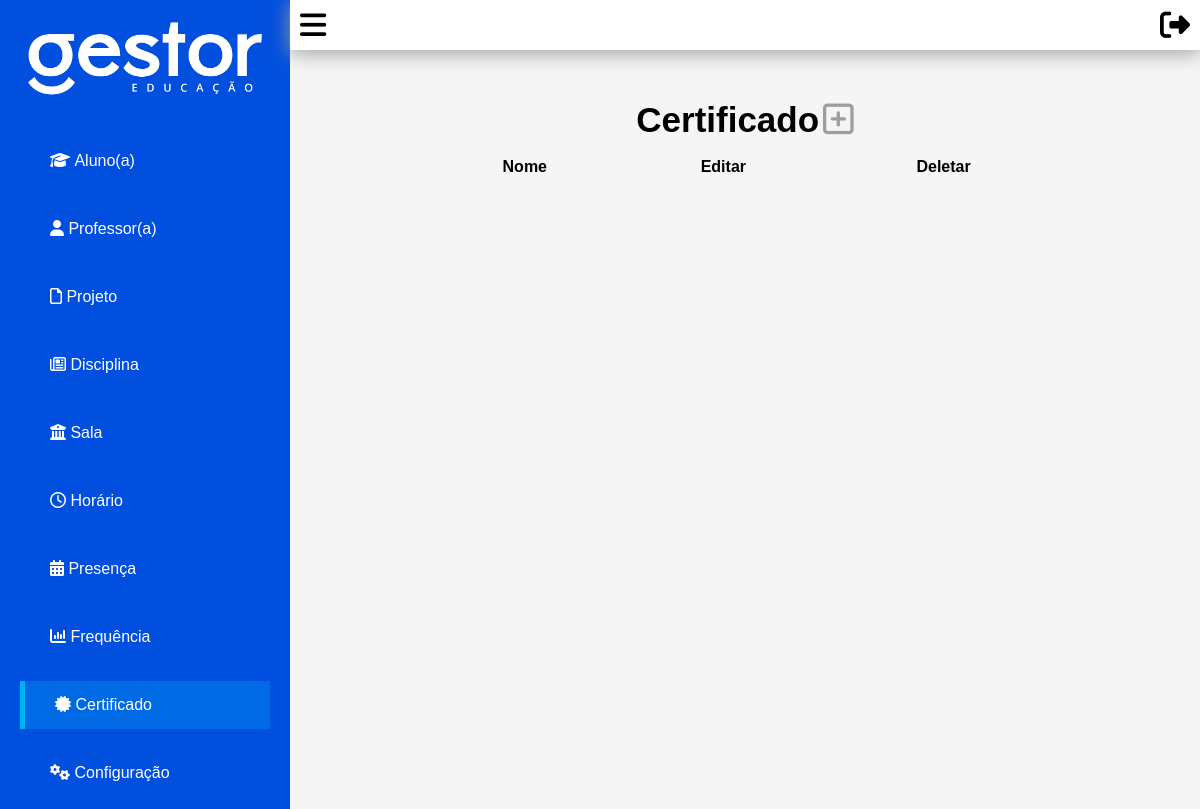
The app's page /certificado, older data.
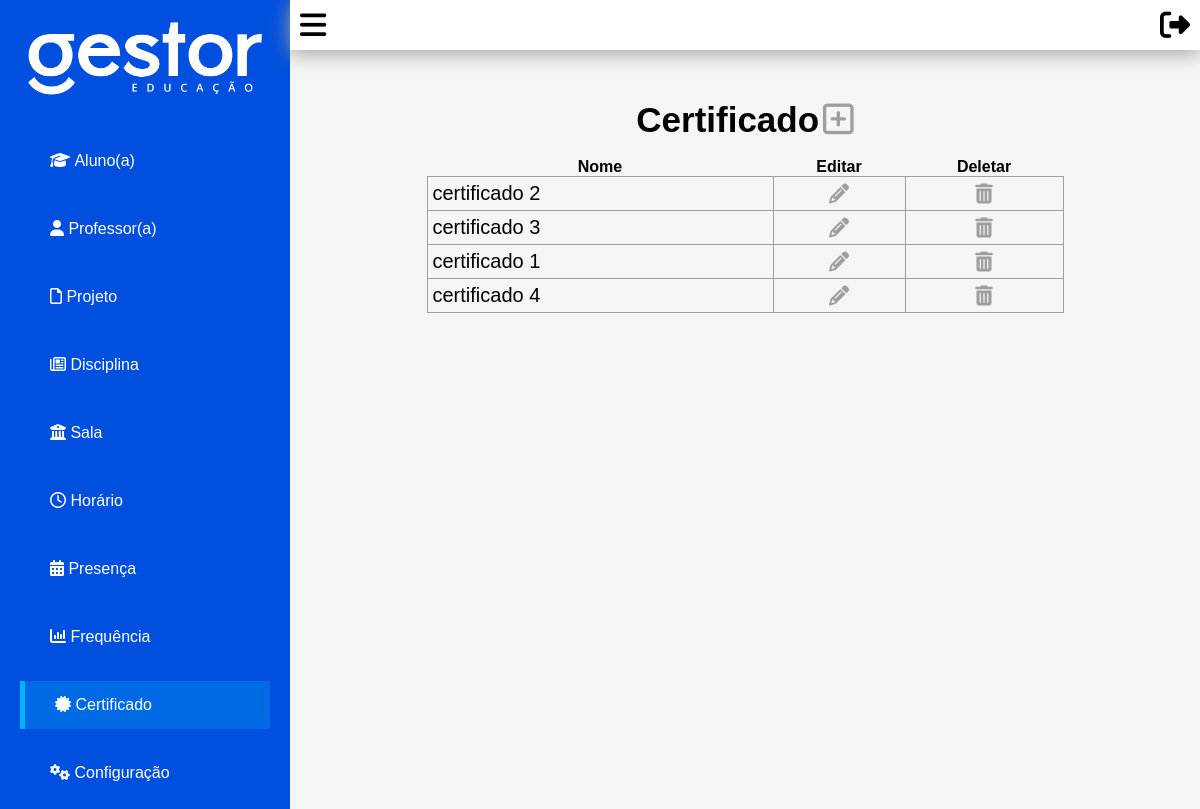
The same page, newer data.
### tables this page shows
CREATE TABLE `certificado` (
  `id` int NOT NULL,
  `nome` varchar(255) NOT NULL,
  `conteudo` text NOT NULL,
  `tamanho_letra` int NOT NULL
);

### core/autoload.php (called while the page is built, shortened)
<?php
spl_autoload_register(function ($className) {
    $projectRoot = dirname(__DIR__);
    $baseDirs = [
        $projectRoot . '/core/router/',
        $projectRoot . '/core/controller/',
        $projectRoot . '/core/database/',
        $projectRoot . '/src/controller/',
        $projectRoot . '/src/model/',
    ];
    foreach ($baseDirs as $baseDir) {
        $file = $baseDir . $className . '.php';
        if (file_exists($file)) {
            return;
        }
    }
    throw new Exception("Classe '{$className}' não encontrada no autoload.");
});

### core/database/Connection.php (called while the page is built, shortened)
<?php
class Connection
{
    private $bd;
    public function __construct()
    {
        $this->username = $_ENV['DATABASE_USERNAME'];
        $this->password = $_ENV['DATABASE_PASSWORD'];
        $this->host     = $_ENV['DATABASE_HOST'];
        $this->port     = $_ENV['DATABASE_PORT'];
        $this->dataBase = $_ENV['DATABASE_NAME'];
        try {
            $this->bd = new PDO('mysql:host=' . $this->host . ';port=' . $this->port . ';dbname=' . $this->dataBase, $this->username, $this->password);
            $this->bd->setAttribute(PDO::ATTR_ERRMODE, PDO::ERRMODE_EXCEPTION);
        } catch (PDOException $err) {
            die('Database connection failed: ' . $err->getMessage());
        }
    }
    public function getConnection(): PDO
    {
        return $this->bd;
    }
}

### core/database/Model.php (called while the page is built, shortened)
<?php
class Model
{
    protected $connection;
    protected $table;
    public function __construct()
    {
        $Connection = new Connection;
        $this->connection = $Connection->getConnection();
    }
    function read($conditions = [])
    {
        $query = "SELECT * FROM {$this->table}";
        $sql = $this->connection->prepare($query);
        $sql->execute($conditions);
        return $sql->fetchAll(PDO::FETCH_ASSOC);
    }
}

### src/controller/CertificadoController.php (called while the page is built, shortened)
<?php
    class CertificadoController extends Controller{
        function buscarTodos(){
            $Certificado = new Certificado();
            $Certificados = $Certificado->read();
            return json_encode([
                "access" => true,
                "certificados" => $Certificados
            ]);
        }
    }
?>

### public/view/certificado/index.php (the view, shortened to what this page needs)
<head>
    <link href="/public/view/certificado/styles.css" rel="stylesheet">
</head>
<?php include_once($_SERVER['DOCUMENT_ROOT'].'/public/head.php')?>
<div class="grid-content grid-container">
	<?php include_once($_SERVER['DOCUMENT_ROOT'].'/public/menu.php')?>
    <div class="grid-item-content">
        <?php include_once($_SERVER['DOCUMENT_ROOT'].'/public/top.php')?>
        <label class="title">Certificado</label> <a href="/certificado/criar"><i class="title fa fa-plus-square-o" aria-hidden="true"></i></a>
		<br>
		<br>
		<?php
			$CertificadoController = new CertificadoController();
			$certificados = json_decode($CertificadoController->buscarTodos())->certificados;
		?>
		<table class="list">
            <tr>
                <th>
                    Nome
                </th>
                <th>
                    Editar
                </th>
                <th>
                    Deletar
                </th>
            </tr>
            <tbody>
                <?php foreach ($certificados as $certificado){ ?>
                    <tr>
                        <td class="text-left">
                            <?php echo $certificado->nome ?>
                        </td>
                        <td>
                            <a href="/certificado/editar?id=<?php echo $certificado->id ?>"><i class="fa fa-pencil" aria-hidden="true"></i></a>
                        </td>
                        <td>
                            <a href="/certificado/deletar?id=<?php echo $certificado->id ?>"><i class="fa fa-trash" aria-hidden="true"></i></a>
                        </td>
                    </tr>
                <?php } ?>
            </tbody>
        </table>
    </div>
</div>

Row changes from the older to the newer data that the page shows:
added certificado: nome "certificado 2"
added certificado: nome "certificado 3"
added certificado: nome "certificado 1"
added certificado: nome "certificado 4"
